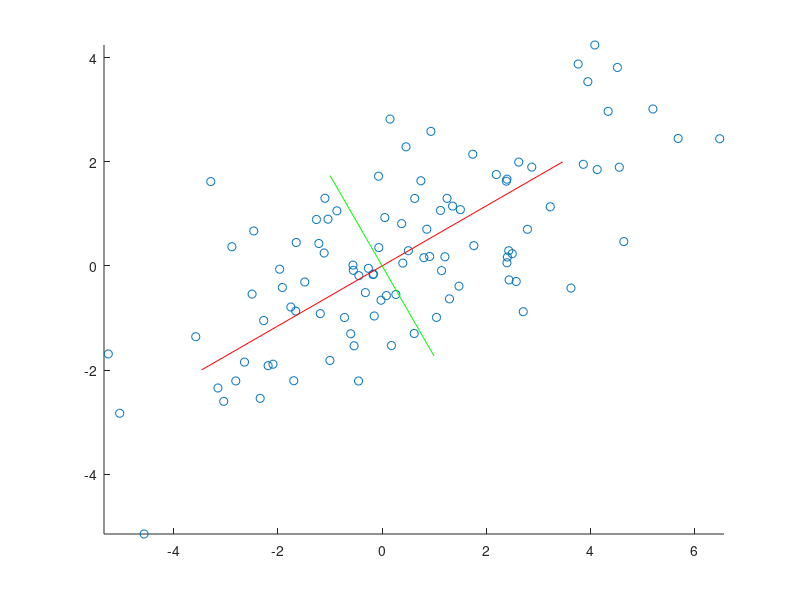
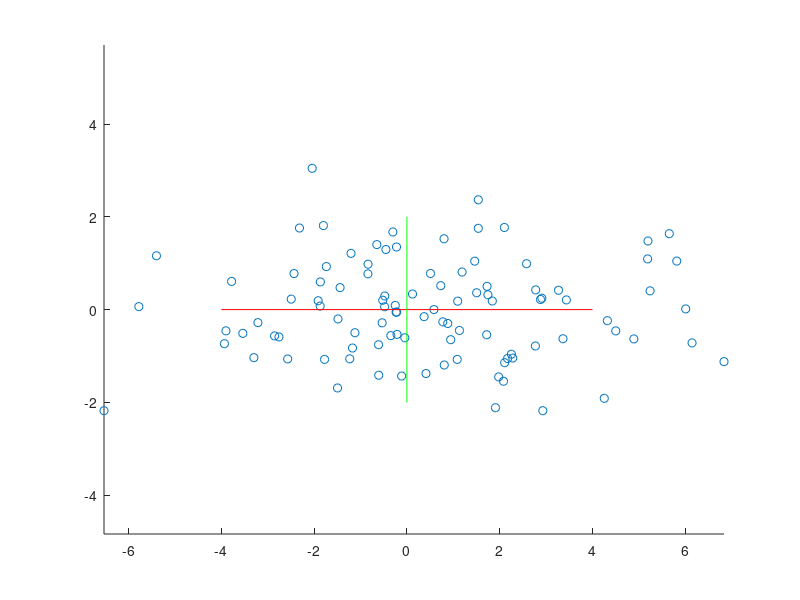
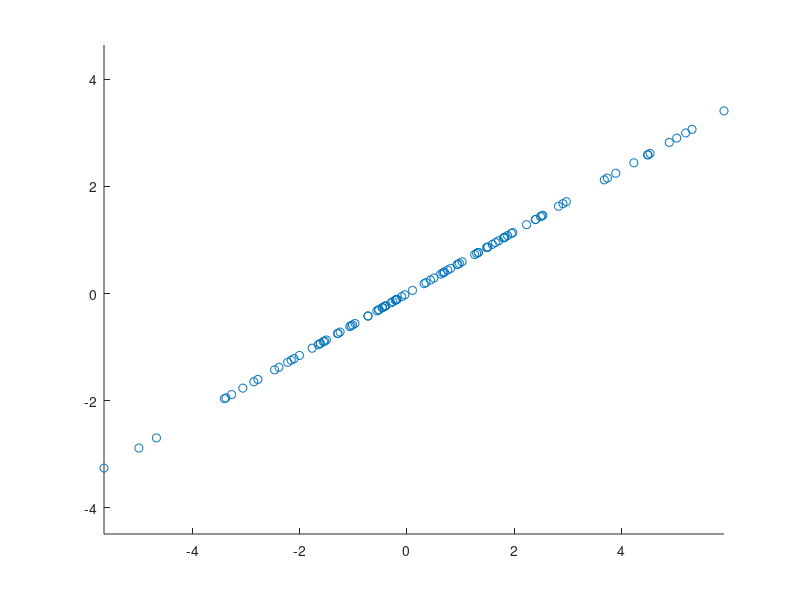

Write MATLAB code to recreate these figures, in order.
% Clear all variables and figures.
  clear all;
  close all;

% Generate elliptical cloud of data-poitns.
  x(1,:) = randn(1,100);
  x(2,:) = randn(1,100)*3;

% Rotate the cloud for demonstration.
  [p(1,:),p(2,:)] = cart2pol(x(1,:),x(2,:));
  p(1,:) = p(1,:)-pi/3;
  [x(1,:),x(2,:)] = pol2cart(p(1,:),p(2,:));

% Plot data.
  scatter(x(1,:),x(2,:));
  axis equal;
  drawnow;
  pause;

% Calculate PC's.
  [pc, latent, explained] = pcacov(cov(x'));

% Draw PC's on top of data.
  hold on;
  plot([-4 4]*pc(1,1),[-4 4]*pc(2,1),'r-');
  plot([-2 2]*pc(1,2),[-2 2]*pc(2,2),'g-');
  pause;

% Rotate the data to the PC's
  y = (x'*pc)';

% Plot data.
  figure;
  scatter(y(1,:),y(2,:));
  axis equal;
  drawnow;
  pause;

% Calculate PC's, to demonstrate they now lie on the axes.
  [pc2, latent, explained] = pcacov(cov(y'));

% Draw PC's on top of data.
  hold on;
  plot([-4 4]*pc2(1,1),[-4 4]*pc2(2,1),'r-');
  plot([-2 2]*pc2(1,2),[-2 2]*pc2(2,2),'g-');
  pause;

% Set the second component of y to zero, reducing the dimensionality to one.
  y(2,:) = 0;

% Transform back to the original data.
  x = (y'*inv(pc))';

% Plot data.
  figure;
  scatter(x(1,:),x(2,:));
  axis equal;
  drawnow;
  pause;

% Tidy up.
  close all;